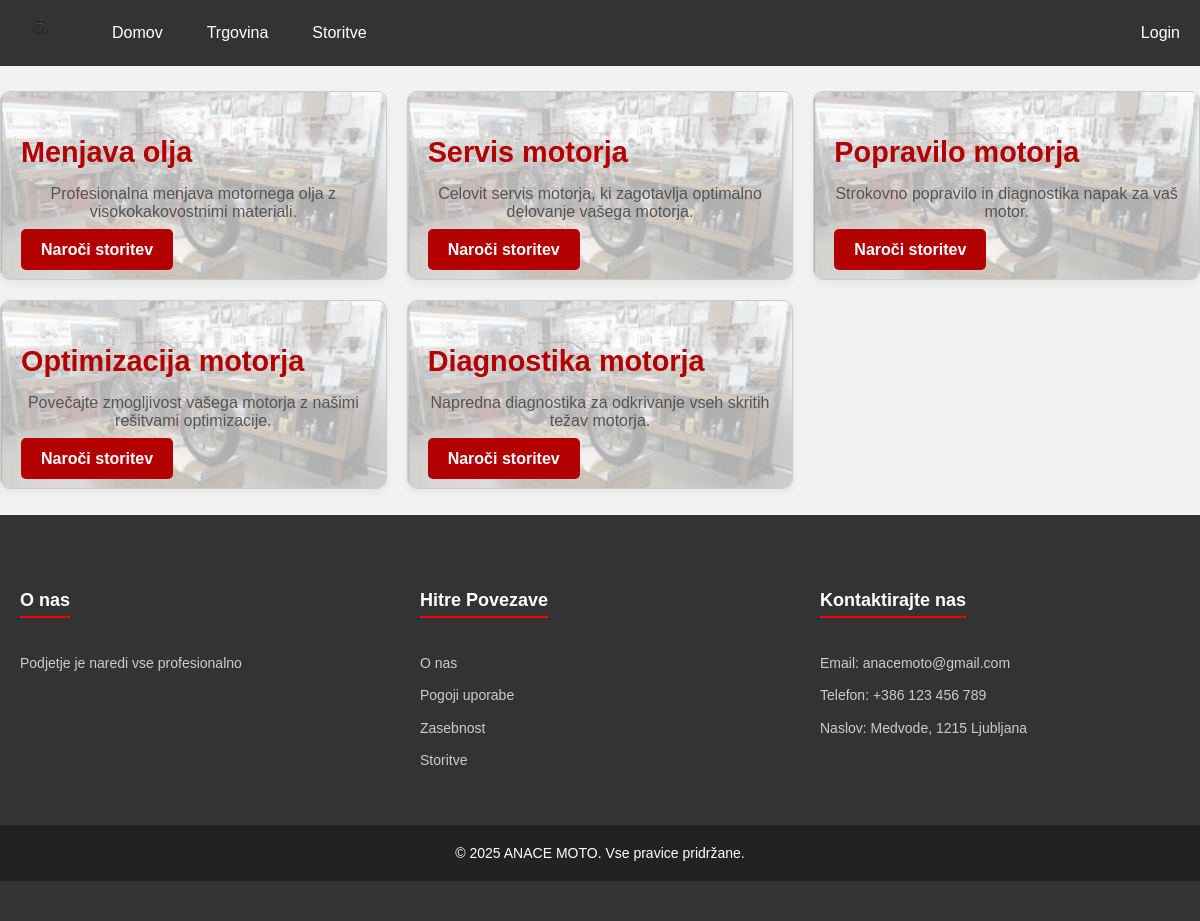
The app's page /Storitve.php with its own data.
### tables this page shows
CREATE TABLE IF NOT EXISTS `services` (
  `id` int(11) NOT NULL AUTO_INCREMENT,
  `name` varchar(255) NOT NULL,
  `description` text DEFAULT NULL,
  `image` varchar(255) DEFAULT NULL,
  PRIMARY KEY (`id`)
);

### Storitve1.php (the view, shortened to what this page needs)
<?php
include 'login/db.php';
$selectSQL = "SELECT * FROM services";
$result = $conn->query($selectSQL);
$services = [];
if ($result->num_rows > 0) {
    while ($row = $result->fetch_assoc()) {
         $services[] = $row;
    }
}
?>
<!DOCTYPE html>
<html lang="sl">
<head>
  <link rel="stylesheet" href="../zaklucna/Storitve.css">
</head>
<body>
  <div class="service-container">
    <?php foreach ($services as $service): ?>
      <div class="service" style="--bg-url: url('<?php echo htmlspecialchars($service['image']); ?>');">
        <div class="service-content">
          <h2><?php echo htmlspecialchars($service['name']); ?></h2>
          <p><?php echo htmlspecialchars($service['description']); ?></p>
          <a class="order-btn" href="Obrazec_za_naročanje.php">Naroči storitev</a>
        </div>
      </div>
    <?php endforeach; ?>
  </div>
</body>
</html>

### navigacija/navbar.css (style rules this page uses)
body { margin: 0; padding: 0; font-family: Arial, sans-serif; }

### Storitve.css (style rules this page uses)
body { font-family: Arial, sans-serif; background-color: #f2f2f2; margin: 0; }
.service-container { display: grid; grid-template-columns: repeat(3, 1fr); gap: 20px; padding-top: 2x; padding-bottom: 26px; margin-top: 25px; }
.service { position: relative; background: linear-gradient(135deg, #ffffff 0%, #f9f9f9 100%); border: 1px solid #ccc; border-radius: 10px; padding: 20px; box-shadow: 0 4px 8px rgba(0, 0, 0, 0.05); overflow: hidden; transition: transform 0.3s ease, box-shadow 0.3s ease; }
.service::before { content: ""; position: absolute; top: 0; left: 0; right: 0; bottom: 0; background-image: var(--bg-url); background-size: cover; background-position: center; filter: grayscale(50%); opacity: 0.3; z-index: 0; }
.service-content { position: relative; z-index: 1; }
.service h2 { color: #b30000; font-size: 1.8em; margin-bottom: 10px; }
.service p { color: #555; margin-bottom: 20px; text-align: center; }
.order-btn { background-color: #b30000; color: #fff; padding: 12px 20px; text-decoration: none; border-radius: 5px; font-weight: bold; transition: background-color 0.3s ease; }

### footer.css (style rules this page uses)
.site-footer { background-color: #333; color: #fff; padding: 40px 0; font-size: 14px; }
.footer-container { display: flex; justify-content: space-around; flex-wrap: wrap; max-width: 1200px; margin: 0 auto; }
.footer-section { flex: 1; min-width: 200px; margin: 20px; }
.footer-section h2 { margin-bottom: 20px; font-size: 18px; border-bottom: 2px solid red; display: inline-block; padding-bottom: 5px; }
.footer-section p, .footer-section ul, .footer-section li { color: #ccc; line-height: 1.6; }
.footer-section ul { list-style: none; padding: 0; }
.footer-section ul li { margin-bottom: 10px; }
.footer-section ul li a { color: #ccc; text-decoration: none; transition: color 0.3s; }
.footer-bottom { text-align: center; padding: 20px 0; background-color: #222; margin-top: 20px; }

### navigacija/navbar.php (style rules this page uses)
body { margin: 0; padding: 0; font-family: Arial, sans-serif; }

### records on screen
services: name "Menjava olja", description "Profesionalna menjava motornega olja z visokokakovostnimi materiali."
services: name "Servis motorja", description "Celovit servis motorja, ki zagotavlja optimalno delovanje vašega motorja."
services: name "Popravilo motorja", description "Strokovno popravilo in diagnostika napak za vaš motor."
services: name "Optimizacija motorja", description "Povečajte zmogljivost vašega motorja z našimi rešitvami optimizacije."
services: name "Diagnostika motorja", description "Napredna diagnostika za odkrivanje vseh skritih težav motorja."

### other values on screen
$username "Login"
